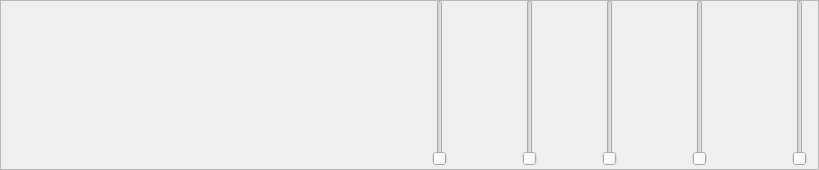
          <widget class="QFrame" name="frame_12">
           <property name="minimumSize">
            <size>
             <width>0</width>
             <height>170</height>
            </size>
           </property>
           <property name="maximumSize">
            <size>
             <width>16777215</width>
             <height>170</height>
            </size>
           </property>
           <property name="frameShape">
            <enum>QFrame::StyledPanel</enum>
           </property>
           <property name="frameShadow">
            <enum>QFrame::Raised</enum>
           </property>
           <widget class="QSlider" name="verticalSlider_thumb_swing">
            <property name="enabled">
             <bool>true</bool>
            </property>
            <property name="geometry">
             <rect>
              <x>430</x>
              <y>0</y>
              <width>20</width>
              <height>166</height>
             </rect>
            </property>
            <property name="sizePolicy">
             <sizepolicy hsizetype="Minimum" vsizetype="Fixed">
              <horstretch>0</horstretch>
              <verstretch>0</verstretch>
             </sizepolicy>
            </property>
            <property name="minimumSize">
             <size>
              <width>0</width>
              <height>0</height>
             </size>
            </property>
            <property name="maximumSize">
             <size>
              <width>20</width>
              <height>200</height>
             </size>
            </property>
            <property name="sizeIncrement">
             <size>
              <width>0</width>
              <height>0</height>
             </size>
            </property>
            <property name="baseSize">
             <size>
              <width>0</width>
              <height>0</height>
             </size>
            </property>
            <property name="focusPolicy">
             <enum>Qt::NoFocus</enum>
            </property>
            <property name="layoutDirection">
             <enum>Qt::LeftToRight</enum>
            </property>
            <property name="maximum">
             <number>250</number>
            </property>
            <property name="orientation">
             <enum>Qt::Vertical</enum>
            </property>
            <property name="tickPosition">
             <enum>QSlider::NoTicks</enum>
            </property>
           </widget>
           <widget class="QSlider" name="verticalSlider_index_swing">
            <property name="geometry">
             <rect>
              <x>520</x>
              <y>0</y>
              <width>20</width>
              <height>166</height>
             </rect>
            </property>
            <property name="sizePolicy">
             <sizepolicy hsizetype="Minimum" vsizetype="Fixed">
              <horstretch>0</horstretch>
              <verstretch>0</verstretch>
             </sizepolicy>
            </property>
            <property name="maximumSize">
             <size>
              <width>20</width>
              <height>200</height>
             </size>
            </property>
            <property name="maximum">
             <number>250</number>
            </property>
            <property name="orientation">
             <enum>Qt::Vertical</enum>
            </property>
           </widget>
           <widget class="QSlider" name="verticalSlider_middle_swing">
            <property name="geometry">
             <rect>
              <x>600</x>
              <y>0</y>
              <width>20</width>
              <height>166</height>
             </rect>
            </property>
            <property name="sizePolicy">
             <sizepolicy hsizetype="Minimum" vsizetype="Fixed">
              <horstretch>0</horstretch>
              <verstretch>0</verstretch>
             </sizepolicy>
            </property>
            <property name="maximumSize">
             <size>
              <width>20</width>
              <height>200</height>
             </size>
            </property>
            <property name="maximum">
             <number>250</number>
            </property>
            <property name="orientation">
             <enum>Qt::Vertical</enum>
            </property>
           </widget>
           <widget class="QSlider" name="verticalSlider_third_swing">
            <property name="geometry">
             <rect>
              <x>690</x>
              <y>0</y>
              <width>20</width>
              <height>166</height>
             </rect>
            </property>
            <property name="sizePolicy">
             <sizepolicy hsizetype="Minimum" vsizetype="Fixed">
              <horstretch>0</horstretch>
              <verstretch>0</verstretch>
             </sizepolicy>
            </property>
            <property name="maximumSize">
             <size>
              <width>20</width>
              <height>200</height>
             </size>
            </property>
            <property name="maximum">
             <number>250</number>
            </property>
            <property name="orientation">
             <enum>Qt::Vertical</enum>
            </property>
           </widget>
           <widget class="QSlider" name="verticalSlider_pinkie_swing">
            <property name="geometry">
             <rect>
              <x>790</x>
              <y>0</y>
              <width>20</width>
              <height>166</height>
             </rect>
            </property>
            <property name="sizePolicy">
             <sizepolicy hsizetype="Minimum" vsizetype="Fixed">
              <horstretch>0</horstretch>
              <verstretch>0</verstretch>
             </sizepolicy>
            </property>
            <property name="maximumSize">
             <size>
              <width>20</width>
              <height>200</height>
             </size>
            </property>
            <property name="maximum">
             <number>250</number>
            </property>
            <property name="orientation">
             <enum>Qt::Vertical</enum>
            </property>
           </widget>
          </widget>
